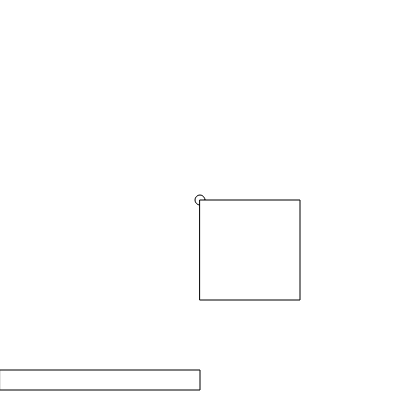
Frame 1 (no input)
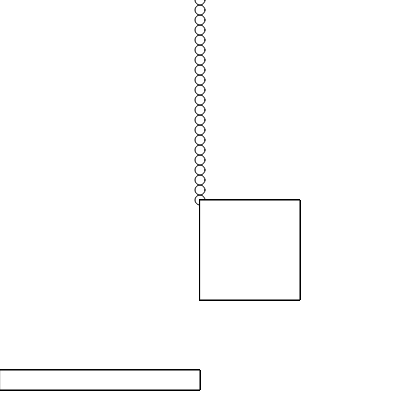
Frame 60 (no input)
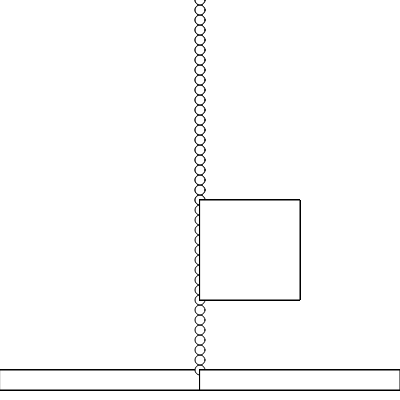
Frame 120 (the mouse pressed at the canvas centre since frame 60)

The p5.js sketch that drew these frames (run headless with seeded random() and noise() and a simulated clock; from frame 60 on, the mouse is pressed at the canvas centre):

// p5.js sketch
// ── sketch.js
var toyx = 200;
var toyy = 200;
var catx = 200;
var caty = 200;
function setup() {
  createCanvas(400, 400);
  noCursor();
}

function draw() {
  //background(220);
  rect(mouseX, 370, 200, 20);
  ellipse(toyx, toyy, 10, 10);
  toyy = toyy - 10;
  rect(catx, caty, 100, 100);
  if (toyx > caty && toyx < caty + 100 && toyy < caty + 100) {
    catx = random(300);
    caty = random(300);
  }
}

function mousePressed() {
  toyx = mouseX;
  toyy = 370;
}
